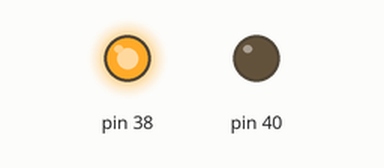
Simulated run of this program. Board: Raspberry Pi (header pin numbers). Parts: output pins drawn as LEDs (lit = HIGH).

Above: at 0.5 s.
At 1.5 s:
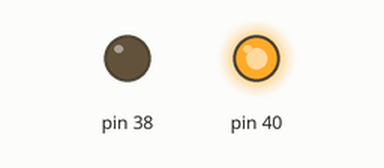
At 5.5 s:
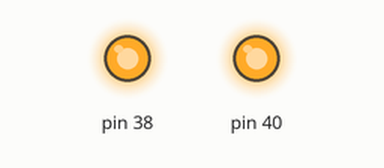
Timing chart, 0 to 6.9 s (numbered marks = the images above):
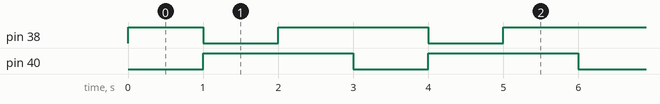

The program:

two_color_led.py
```python
import RPi.GPIO as GPIO
import time

GPIO.setmode(GPIO.BOARD)

GPIO.setup(38, GPIO.OUT)
GPIO.setup(40, GPIO.OUT)
GPIO.setwarnings(False)

while True:
    #close
    #GPIO.output(38, GPIO.LOW)
    #GPIO.output(40, GPIO.LOW)
    #time.sleep(1)
    #yellow
    GPIO.output(38, GPIO.HIGH)
    GPIO.output(40, GPIO.LOW)
    time.sleep(1)
    #red
    GPIO.output(38, GPIO.LOW)
    GPIO.output(40, GPIO.HIGH)
    time.sleep(1)
    #yellow merge red
    GPIO.output(38, GPIO.HIGH)
    GPIO.output(40, GPIO.HIGH)
    time.sleep(1)

GPIO.cleanup()
```

Measured:
- by itself, pin 38: repeats every 3.0 s: LOW 1.0 s, HIGH 2.0 s
- by itself, pin 40: alternates HIGH for 2.0 s and LOW for 1.0 s
- by itself, everything shown: repeats every 3.0 s, in 3 steps
